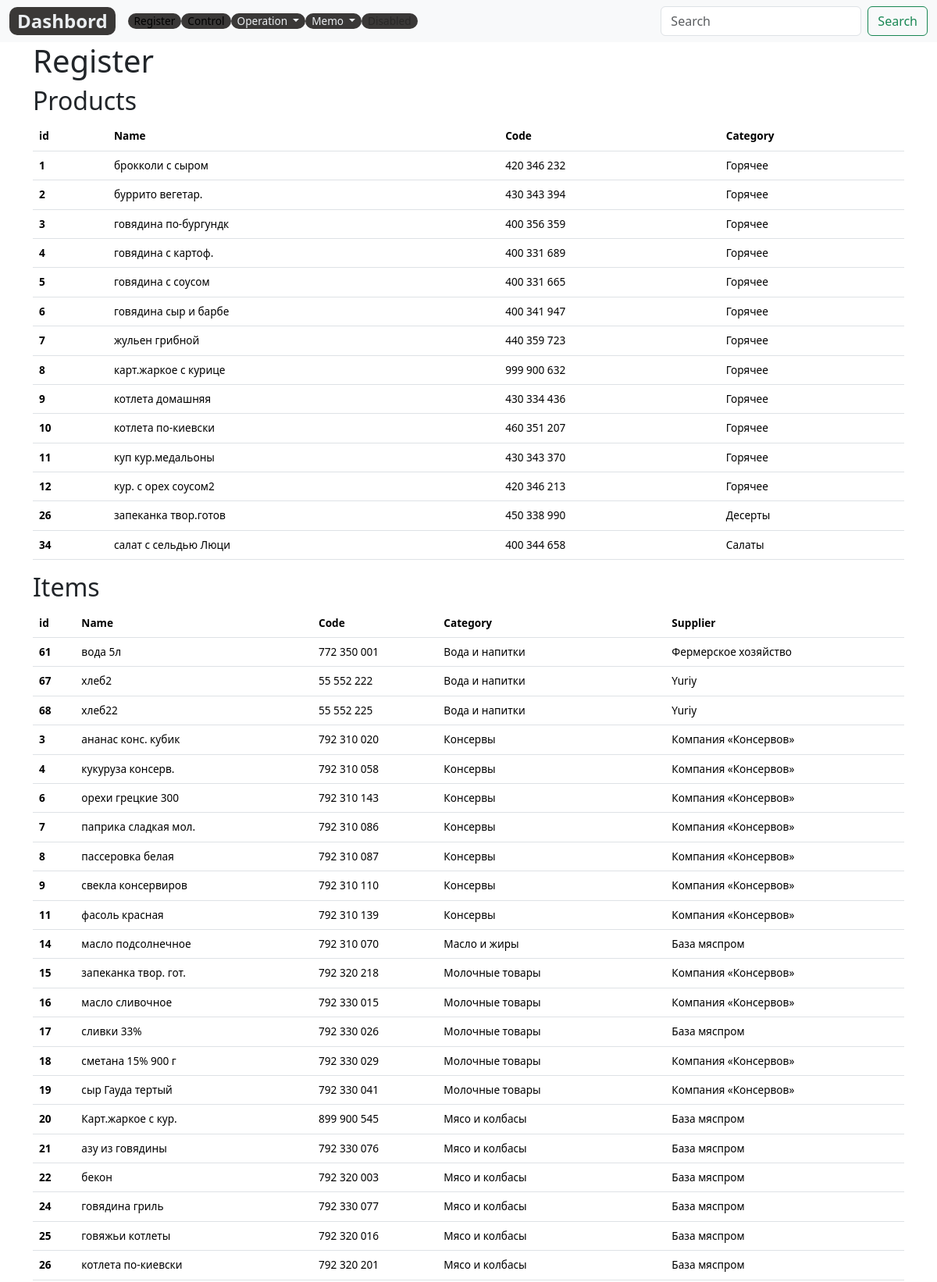
Screenshot of /register/ (upper part) with the database file from the repository.
### register/models.py (models this page shows, shortened)
class Product(models.Model):
    DIFFICULTY_LEVELS = (
        ('Easy', 'Easy'),
        ('Medium', 'Medium'),
        ('Hard', 'Hard'),
    )
    code=models.DecimalField(max_digits=10, help_text="Не более 10 знаков", decimal_places=0, unique=True)
    name = models.CharField(max_length=200,help_text="Не более 200 знаков", db_index=True, verbose_name='Продукт')
    category = models.ForeignKey(Category, related_name='product', on_delete=models.CASCADE)
    ingredient = models.ManyToManyField(Item, through=RecipeIngredient)
    difficulty = models.CharField(choices=DIFFICULTY_LEVELS, max_length=10)
    price = models.DecimalField(max_digits=10,help_text="Не более 10 знаков", decimal_places=2)
    description = models.TextField(blank=True, null=True)
    cooking= models.TextField(blank=True, null = True)
    slug= models.SlugField(max_length=255, verbose_name='Url', unique=True)
    weekday_forecast=models.PositiveIntegerField(verbose_name='Будни', null = True)
    weekend_forecast=models.PositiveIntegerField(verbose_name='Выходные', null = True)
    avrg_forecast= models.PositiveIntegerField(editable=False, verbose_name='Суточные', null = True)
    holiday_forecast=models.PositiveIntegerField(verbose_name='Праздники', null = True)
    promotion_forecast=models.PositiveIntegerField(verbose_name='Промо', null = True)
    created_date= models.DateField(auto_now_add=True, verbose_name='Создан',null=True)
    updated_date = models.DateField(auto_now=True,  verbose_name='Изменен', null=True)
    class Meta:
        ordering = ['category', 'name']
        verbose_name = 'Продукт'
        verbose_name_plural = 'Продукты'
    def __str__(self):
        return self.name

class Category(models.Model):
    code= models.CharField(max_length=5, help_text="Не более 5 цифр",  unique=True,verbose_name='Код')
    name = models.CharField(max_length=200, help_text="Не более 200 знаков", db_index=True, verbose_name='Категория')
    slug= models.SlugField(max_length=255, verbose_name='Url', unique=True)
    class Meta:
        ordering = ['name']
        verbose_name = 'Категория продукта'
        verbose_name_plural = 'Категории продуктов'
    def __str__(self):
        return self.name

class Item(models.Model):
    code=models.DecimalField(max_digits=12, unique=True, help_text="Не более 12 знаков",decimal_places=0,null=True,verbose_name='Код')
    name = models.CharField(max_length=200, help_text="Не более 200 знаков", unique=True,db_index=True)
    category = models.ForeignKey(
        CategoryItem, related_name='item', on_delete=models.CASCADE)
    supplier=models.ForeignKey(Supplier, related_name='item',on_delete=models.CASCADE)
    unit = models.CharField(max_length=50, help_text="Не более 50 знаков", choices=UNITS ) # pounds, lbs, oz ,grams, etc
    unit_cost = models.DecimalField(max_digits=10, help_text="Не более 10 знаков",decimal_places=2)
    description = models.TextField(blank=True, null=True)
    slug= models.SlugField(max_length=255, verbose_name='Url', unique=True)
    delivery_time = models.IntegerField(verbose_name='Дней', null=True)
    supply_pack = models.IntegerField(verbose_name='Упаковка, ед.', null=True, default=1)
    pack_weight= models.FloatField(verbose_name='вес упаковки', blank=True, null=True)
    pack_length=models.FloatField(verbose_name='длина упаковки', blank=True, null=True)
    pack_width = models.FloatField(verbose_name='ширина упаковки', blank=True, null=True)
    pack_height = models.FloatField(verbose_name='высота упаковки', blank=True, null=True)
    best_befor = models.DateField(blank=True, null=True, default=date.today()+timedelta(days=30))
    created_date= models.DateField(auto_now_add=True, verbose_name='Создан',null=True)
    updated_date = models.DateField(auto_now=True,  verbose_name='Изменен', null=True)
    class Meta:
        ordering = ['category','name']
        verbose_name = 'Товар'
        verbose_name_plural = 'Товары'
    def __str__(self):
        return self.name

class CategoryItem(models.Model):
    code= models.DecimalField(max_digits=5, help_text="Не более 5 цифр", decimal_places=0, unique=True,verbose_name='Код')
    name = models.CharField(max_length=200, help_text="Не более 200 знаков", db_index=True, verbose_name='Категория')
    slug= models.SlugField(max_length=255, verbose_name='Url', unique=True)
    class Meta:
        ordering = ['name']
        verbose_name = 'Категория товара'
        verbose_name_plural = 'Категории товаров'
    def __str__(self):
        return self.name

class Supplier(models.Model):
    code=models.CharField(max_length=4, null=True)
    name = models.CharField(max_length=200, help_text="Не более 200 знаков",db_index=True)
    slug= models.SlugField(max_length=255, verbose_name='Url', unique=True)
    address = models.CharField(max_length=220)
    contact=models.CharField(max_length=250, null=True)
    created_date = models.DateField(auto_now_add=True)
    class Meta:
        ordering = ['name']
        verbose_name = 'Поставщик'
        verbose_name_plural = 'Поставщики'
    def __str__(self):
        return self.name

### register/views.py (the view)
# urls.py: path('', include('register.urls')),
def register(request):
    suppliers = Supplier.objects.all()
    items = Item.objects.all()
    products=Product.objects.all()
    recipes=RecipeIngredient.objects.all()
    categoryitems=CategoryItem.objects.all()
    categories = Category.objects.all() # Передано в news/templatetags/news_tags.py
    context = {
        'suppliers': suppliers,
        'items': items,
        'products': products,
        'recipes': recipes,
        'categoryitems': categoryitems,
        'categories': categories,
        'title':'Register'
    }
    return render(request, template_name='register/register.html', context=context)

### register/models.py (called while the page is built)
    @property
    def ingredient_cost(self):
        return format((float(self.unit_cost) * float(self.ratio)), '.2f')

### register/templates/register/register.html (shortened to what this page needs)
{% extends 'base_simple.html' %}
{% load static %}
{% block content %}
<div class="container">
  <h1>Register</h1>
  <h2>Products</h2>
  <table class="table">
    <thead>
      <tr>
        <th scope="col">id</th>
        <th scope="col">Name</th>
        <th scope="col">Code</th>
        <th scope="col">Category</th>
      </tr>
    </thead>
    <tbody>
      {% for product in products%}
      <tr>
        <th scope="row">{{product.id}}</th>
        <td>{{product.name}}</td>
        <td>{{product.code}}</td>
        <td>{{product.category}}</td>
      </tr>
      {% endfor %}
    </tbody>
  </table>
  <h2>Items</h2>
  <table class="table">
    <thead>
      <tr>
        <th scope="col">id</th>
        <th scope="col">Name</th>
        <th scope="col">Code</th>
        <th scope="col">Category</th>
        <th scope="col">Supplier</th>
      </tr>
    </thead>
    <tbody>
      {% for item in items%}
      <tr>
        <th scope="row">{{item.id}}</th>
        <td>{{item.name}}</td>
        <td>{{item.code}}</td>
        <td>{{item.category}}</td>
        <td>{{item.supplier}}</td>
      </tr>
      {% endfor %}
    </tbody>
  </table>
</div>
{% endblock %}

### mms22/static/css/style.css (style rules this page uses)
body { font-size: 0.85rem !important; }

### rows the page displays
Product: id "1", name "брокколи с сыром", code "420 346 232", category "Горячее"
Product: id "2", name "буррито вегетар.", code "430 343 394", category "Горячее"
Product: id "3", name "говядина по-бургундк", code "400 356 359", category "Горячее"
Product: id "4", name "говядина с картоф.", code "400 331 689", category "Горячее"
Product: id "5", name "говядина с соусом", code "400 331 665", category "Горячее"
Product: id "6", name "говядина сыр и барбе", code "400 341 947", category "Горячее"
Product: id "7", name "жульен грибной", code "440 359 723", category "Горячее"
Product: id "8", name "карт.жаркое с курице", code "999 900 632", category "Горячее"
Product: id "9", name "котлета домашняя", code "430 334 436", category "Горячее"
Product: id "10", name "котлета по-киевски", code "460 351 207", category "Горячее"
Product: id "11", name "куп кур.медальоны", code "430 343 370", category "Горячее"
Product: id "12", name "кур. с орех соусом2", code "420 346 213", category "Горячее"
Product: id "26", name "запеканка твор.готов", code "450 338 990", category "Десерты"
Product: id "34", name "салат с сельдью Люци", code "400 344 658", category "Салаты"
Item: id "61", name "вода 5л", code "772 350 001", category "Вода и напитки", supplier "Фермерское хозяйство"
Item: id "67", name "хлеб2", code "55 552 222", category "Вода и напитки", supplier "Yuriy"
Item: id "68", name "хлеб22", code "55 552 225", category "Вода и напитки", supplier "Yuriy"
Item: id "3", name "ананас конс. кубик", code "792 310 020", category "Консервы", supplier "Компания «Консервов»"
Item: id "4", name "кукуруза консерв.", code "792 310 058", category "Консервы", supplier "Компания «Консервов»"
Item: id "6", name "орехи грецкие 300", code "792 310 143", category "Консервы", supplier "Компания «Консервов»"
Item: id "7", name "паприка сладкая мол.", code "792 310 086", category "Консервы", supplier "Компания «Консервов»"
Item: id "8", name "пассеровка белая", code "792 310 087", category "Консервы", supplier "Компания «Консервов»"
Item: id "9", name "свекла консервиров", code "792 310 110", category "Консервы", supplier "Компания «Консервов»"
Item: id "11", name "фасоль красная", code "792 310 139", category "Консервы", supplier "Компания «Консервов»"
Item: id "14", name "масло подсолнечное", code "792 310 070", category "Масло и жиры", supplier "База мяспром"
Item: id "15", name "запеканка твор. гот.", code "792 320 218", category "Молочные товары", supplier "Компания «Консервов»"
Item: id "16", name "масло сливочное", code "792 330 015", category "Молочные товары", supplier "Компания «Консервов»"
Item: id "17", name "сливки 33%", code "792 330 026", category "Молочные товары", supplier "База мяспром"
Item: id "18", name "сметана 15% 900 г", code "792 330 029", category "Молочные товары", supplier "Компания «Консервов»"
Item: id "19", name "сыр Гауда тертый", code "792 330 041", category "Молочные товары", supplier "Компания «Консервов»"
Item: id "20", name "Карт.жаркое с кур.", code "899 900 545", category "Мясо и колбасы", supplier "База мяспром"
Item: id "21", name "азу из говядины", code "792 330 076", category "Мясо и колбасы", supplier "База мяспром"
Item: id "22", name "бекон", code "792 320 003", category "Мясо и колбасы", supplier "База мяспром"
Item: id "24", name "говядина гриль", code "792 330 077", category "Мясо и колбасы", supplier "База мяспром"
Item: id "25", name "говяжьи котлеты", code "792 320 016", category "Мясо и колбасы", supplier "База мяспром"
Item: id "26", name "котлета по-киевски", code "792 320 201", category "Мясо и колбасы", supplier "База мяспром"
